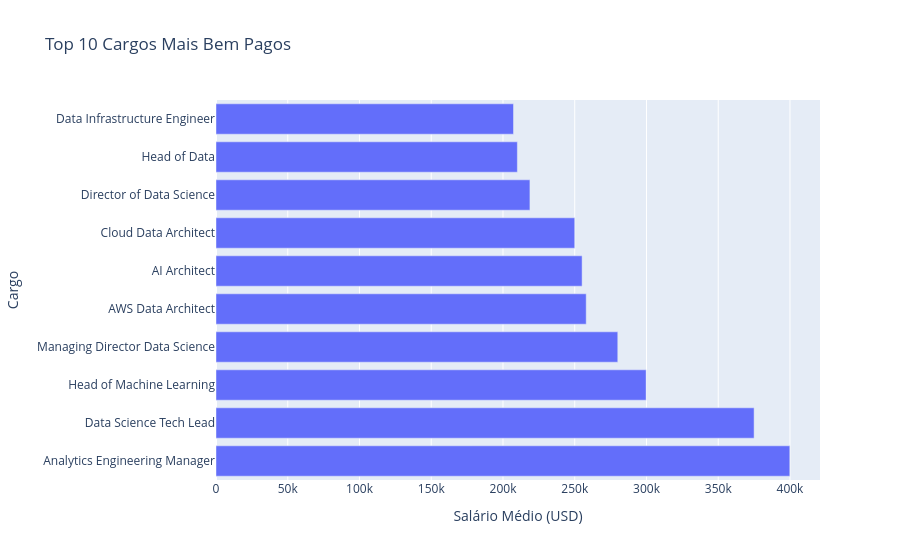

Notebook code for this chart:
### Code cell
# Análise detalhada

# Top cargos mais bem pagos
salario_cargo = (tabela.groupby("job_title")["salary_in_usd"].mean().sort_values(ascending=False).head(10).reset_index())
fig = px.bar(salario_cargo, x= "salary_in_usd", y="job_title", orientation="h", title="Top 10 Cargos Mais Bem Pagos", labels={"salary_in_usd": "Salário Médio (USD)", "job_title": "Cargo"})
fig.show()

# O gráfico mostra que o cargo de Gerente de Engenharia Analítica é o cargo mais bem pago, com uma média de US$400k.

### Figure 1 — Plotly figure (JSON) as saved in the notebook; plotly's stock layout.template omitted (floating-point values rounded to 4 significant figures)
{"data": [{"hovertemplate": "Salário Médio (USD)=%{x}<br>Cargo=%{y}<extra></extra>", "legendgroup": "", "marker": {"color": "#636efa", "pattern": {"shape": ""}}, "name": "", "orientation": "h", "showlegend": false, "textposition": "auto", "type": "bar", "x": [399900.0, 375000.0, 299800.0, 280000.0, 258000.0, 255100.0, 250000.0, 218800.0, 210000.0, 207300.0], "xaxis": "x", "y": ["Analytics Engineering Manager", "Data Science Tech Lead", "Head of Machine Learning", "Managing Director Data Science", "AWS Data Architect", "AI Architect", "Cloud Data Architect", "Director of Data Science", "Head of Data", "Data Infrastructure Engineer"], "yaxis": "y"}], "layout": {"barmode": "relative", "legend": {"tracegroupgap": 0}, "title": {"text": "Top 10 Cargos Mais Bem Pagos"}, "xaxis": {"anchor": "y", "domain": [0, 1], "title": {"text": "Salário Médio (USD)"}}, "yaxis": {"anchor": "x", "domain": [0, 1], "title": {"text": "Cargo"}}}}
